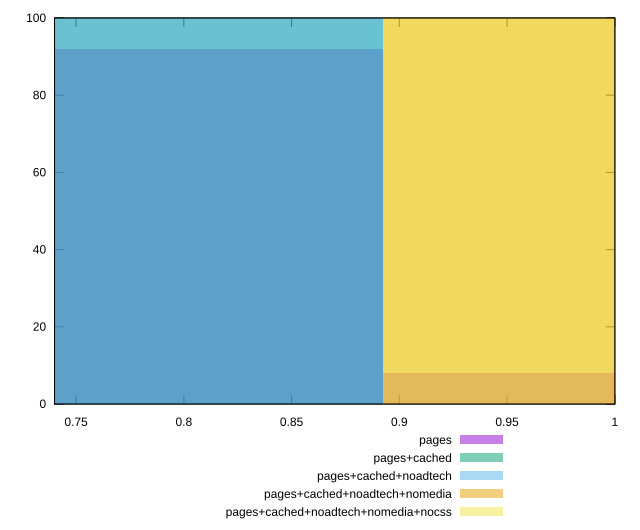

This figure's gnuplot source:
reset

$pages <<EOF
1.019694610358661 8
0.7647709577689958 92
EOF

$pagesCached <<EOF
0.7647709577689958 100
EOF

$pagesCachedNoadtech <<EOF
0.7647709577689958 100
EOF

$pagesCachedNoadtechNomedia <<EOF
1.019694610358661 100
EOF

$pagesCachedNoadtechNomediaNocss <<EOF
1.019694610358661 100
EOF

set key outside below
set boxwidth 0.25492365258966526
set xrange [0.74:1]
set yrange [0:100]
set trange [0:100]
set style fill transparent solid 0.5 noborder
set terminal svg size 640, 530 enhanced background rgb 'white'
set output "report_00022_2021-02-20T12:08:46.964Z/uses-optimized-images/comparison/histogram/all_score.svg"

plot $pages title "pages" with boxes, \
     $pagesCached title "pages+cached" with boxes, \
     $pagesCachedNoadtech title "pages+cached+noadtech" with boxes, \
     $pagesCachedNoadtechNomedia title "pages+cached+noadtech+nomedia" with boxes, \
     $pagesCachedNoadtechNomediaNocss title "pages+cached+noadtech+nomedia+nocss" with boxes

reset
